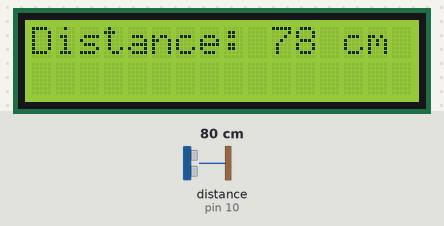
A sketch run on a simulated Arduino Uno, built with avr-gcc and run on an emulated ATmega328P. On the bench: 16×2 character LCD. Wiring (inferred from the names in the program): ultrasonic range finder: trigger pin 9; echo pin 10. The inputs (shaded band) are chosen by the test bench; at power-on: distance to the obstacle (sensor on pin 10) 80 cm. The echo pulse lasts 58.3 µs per cm.

Above: at 1.2 s.
1.3 s: distance to the obstacle (sensor on pin 10) set to 2 cm
At 1.32 s:
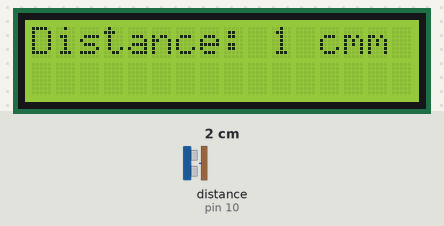
2.8 s: distance to the obstacle (sensor on pin 10) set to 4 cm
At 3.9 s:
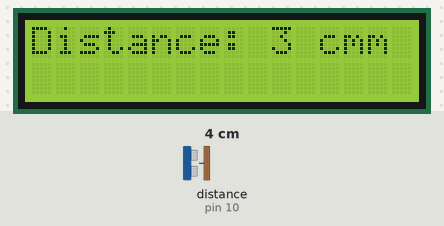
4.3 s: distance to the obstacle (sensor on pin 10) set to 9 cm
At 5.0 s:
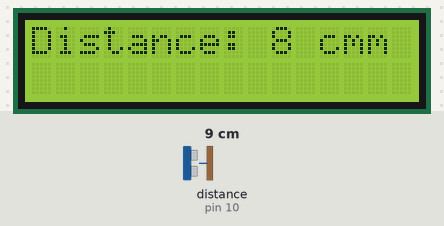

Measured:
- after the input at 1.3 s, the display: changes at once (image 1)
- after the input at 2.8 s, the display: first differs from a run without the input at once (image 2)
- after the input at 4.3 s, the display: changes at once (image 3)

The sketch:

ultrasonic_lcd.ino
```cpp
#include <LiquidCrystal.h> // include the LiquidCrystal Library

LiquidCrystal lcd(1, 2, 4, 5, 6, 7); // Create an LCD object. Parameters: (rs, enable, d4, d5, d6, d7)
const int trigPin = 9;
const int echoPin = 10;
long duration;
int distanceCm, distanceInch;

void setup()
{
  lcd.begin(16,2); // Initializes the interface to the LCD screen, and specifies the dimensions (width and height) of the display
  pinMode(trigPin, OUTPUT); // set pin 9 as trigger pin
  pinMode(echoPin, INPUT); // set pin 10 as echo pin
}

void loop()
{
  // clears the trigPin
  digitalWrite(trigPin, LOW);
  delayMicroseconds(2);
  // Sets the trigPin on HIGH state for 10 micro seconds
  digitalWrite(trigPin, HIGH);
  delayMicroseconds(10);
  digitalWrite(trigPin, LOW);
  // Reads the echoPin, returns the sound wave travel time in micro seconds
  duration = pulseIn(echoPin, HIGH);
  distanceCm= duration*0.034/2;
  lcd.setCursor(0,0); // Sets the location at which subsequent text written to the LCD will be displayed
  lcd.print("Distance: ");
  lcd.print(distanceCm); // Prints the distance value from the sensor
  lcd.print(" cm");
  delay(10);
}
```
